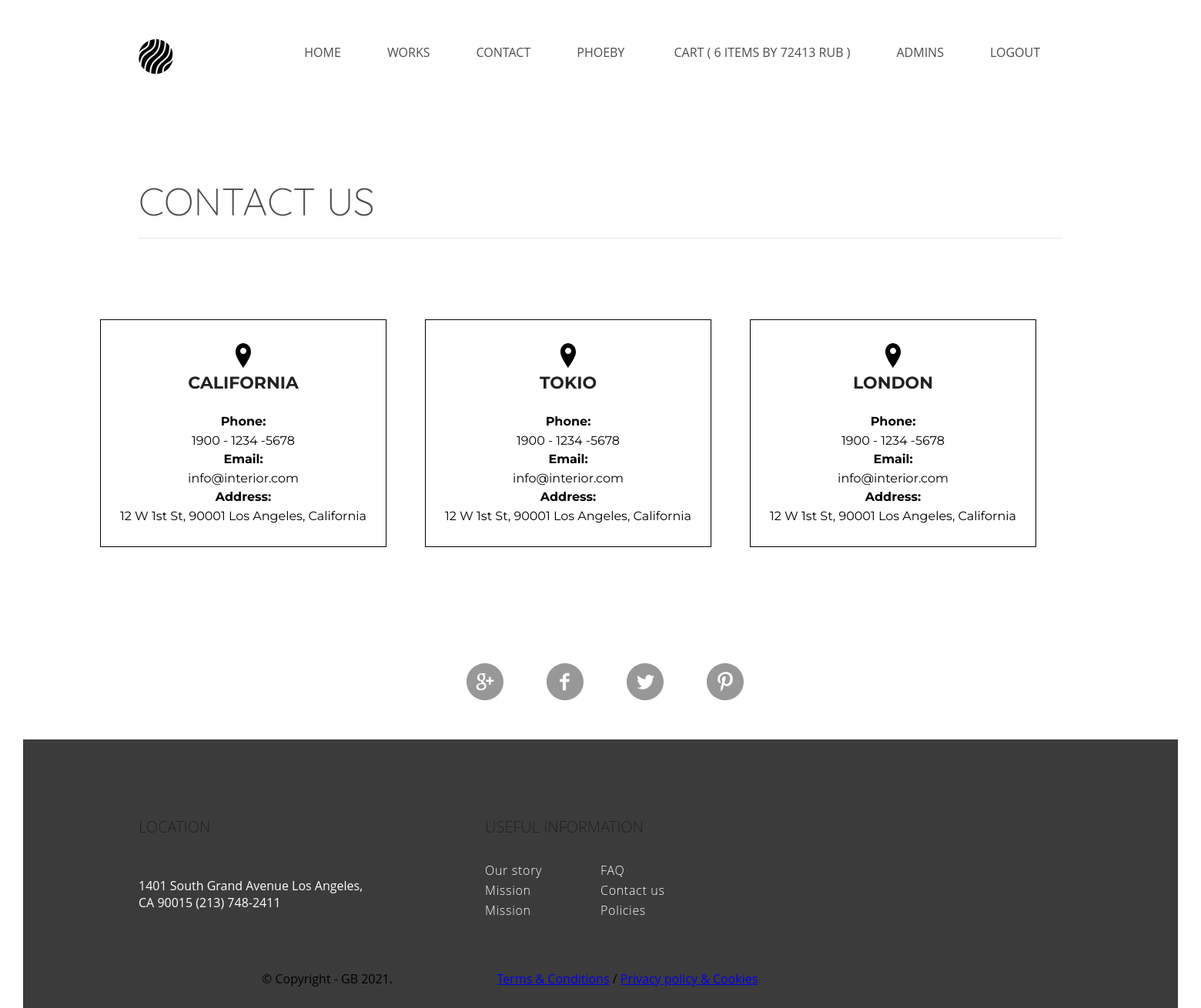
The app's page /contacts/ (signed in) with its own data.
### authapp/models.py (models this page shows)
class ShopUser(AbstractUser):
    avatar = models.ImageField(upload_to='users_avatars', blank=True)
    age = models.PositiveIntegerField(verbose_name='возраст', null=True)

### basketapp/models.py (models this page shows)
class Basket(models.Model):
    user = models.ForeignKey(ShopUser, on_delete=models.CASCADE, related_name='basket')
    product = models.ForeignKey(Product, on_delete=models.CASCADE)
    quantity = models.PositiveIntegerField(verbose_name='quantity', default=0)
    add_datetime = models.DateTimeField(verbose_name='Time', auto_now_add=True)
    @property
    def product_cost(self):
        return self.product.price * self.quantity
    @property
    def total_quantity(self):
        _items = self.user.basket.all()
        _totalquantity = sum(list(map(lambda x: x.quantity, _items)))
        return _totalquantity
    @property
    def total_cost(self):
        _items = Basket.objects.filter(user=self.user)
        _totalcost = sum(list(map(lambda x: x.product_cost, _items)))
        return _totalcost

### mainapp/models.py (models this page shows, shortened)
class Product(models.Model):
    category = models.ForeignKey(ProductCategory,
                                 on_delete=models.CASCADE,
                                 verbose_name='Категория продукта')
    name = models.CharField('Название модели', max_length=64)
    image = models.ImageField(upload_to='models_image', blank=True)
    short_desc = models.TextField('Краткое описание модели', blank=True)
    description = models.TextField('Описание модели', blank=True)
    price = models.DecimalField('Цена пошива модели', max_digits=8, decimal_places=2, default=0)
    quantity = models.PositiveIntegerField('количество на складе', default=0)

### mainapp/views.py (the view)
# urls.py: path('contacts/', mainapp.contacts, name='contacts'),
def contacts(request):
    context = {
        'page_title': 'Contacts',
        'basket': get_basket(request),
    }
    return render(request, 'mainapp/contacts.html', context)

### mainapp/views.py (called while the page is built)
def get_basket(request):
    return request.user.is_authenticated and request.user.basket.all() or []

### mainapp/templates/mainapp/contacts.html
{% extends 'mainapp/base.html' %}
{% load static %}
{% block container %}
        {% include 'mainapp/includes/inc__main_menu.html' %}
        <div class="address-h2-us">Contact US</div>
        <div class="shape"><img src=" {% static 'img/Shape.svg' %} "></div>
        <div class="content_contacts">
            <div class="address">
               <img src="{% static 'img/location.svg' %} ">
                <h2 class="address-h2">California</h2>
                <p class="address_p">Phone:</p>
                <p class="address_t">1900 - 1234 -5678</p>
                <p class="address_p">Email:</p>
                <p class="address_t">info@interior.com</p>
                <p class="address_p">Address:</p>
                <p class="address_t">12 W 1st St, 90001 Los Angeles, California</p>
            </div>
            <div class="address">
               <img src="{% static 'img/location.svg' %}">
                <h2 class="address-h2">Tokio</h2>
                <p class="address_p">Phone:</p>
                <p class="address_t">1900 - 1234 -5678</p>
                <p class="address_p">Email:</p>
                <p class="address_t">info@interior.com</p>
                <p class="address_p">Address:</p>
                <p class="address_t">12 W 1st St, 90001 Los Angeles, California</p>
            </div>
            <div class="address">
               <img src="{% static 'img/location.svg' %}">
                <h2 class="address-h2">London</h2>
                <p class="address_p">Phone:</p>
                <p class="address_t">1900 - 1234 -5678</p>
                <p class="address_p">Email:</p>
                <p class="address_t">info@interior.com</p>
                <p class="address_p">Address:</p>
                <p class="address_t">12 W 1st St, 90001 Los Angeles, California</p>
            </div>
        </div>
{% endblock %}

### mainapp/templates/mainapp/includes/inc__main_menu.html
<div class="header clearfix">
            <a href="{% url 'main:index' %}"> <img class="logo" src="/static/img/logo.svg"></a>
            <ul class="menu clearfix">
                <li class="menu-list">
                    <a href="{% url 'main:index' %}" class="menu-link">Home</a>
                </li>
                <li class="menu-list">
                    <a href="{% url 'main:products' %}" class="menu-link">Works</a>
                </li>
                <li class="menu-list">
                    <a href="{% url 'main:contacts' %}" class="menu-link">Contact</a>
                </li>
                {% if user.is_authenticated %}
                <li class="menu-list">
                        <a href="{% url 'auth:edit' %}" class="menu-link">   {{ user.first_name|default:'User' }}  </a>
                    <a href="{% url 'basket:index' %}" class="menu-link"> Cart {% if basket %} ( {{ basket.0.total_quantity }} items by {{ basket.0.total_cost|floatformat:0 }} RUB  ) {% endif %}  </a>
                 </li>
                {% endif %}
             {% if user.is_superuser %}
                <li class="menu-list">
                        <a href="{% url 'myadmin:index' %}" class="menu-link">   Admins  </a>
                </li>
                {% endif %}
                <li class="menu-list">
                    {% if user.is_authenticated %}
                        <a href="{% url 'auth:logout' %}" class="menu-link">logout</a>
                    {% else %}
                        <a href="{% url 'auth:login' %}" class="menu-link">login</a>
                    {% endif %}
                </li>
            </ul>
</div>

### static/css/style.css (style rules this page uses)
* { margin: 0; padding: 0; }
body { font-family: 'Open Sans', sans-serif; }
.clearfix:after { content: ""; display: table; clear: both; }
.header { height: 130px; }
.menu { padding-top: 57px; padding-right: 149px; float: right; text-align: right; }
.menu-list { list-style-type: none; float: left; }
.menu-link { text-decoration: none; color: #4d4d4d; font-size: 16px; font-weight: 400; text-transform: uppercase; padding: 15px 30px; }
.logo { padding-left: 150px; padding-top: 51px; float: left; }
h2 { color: #212121; font-size: 20px; font-weight: 300; line-height: 20px; text-transform: uppercase; margin-bottom: 20px; }
.content_contacts { width: 1500px; padding-left: 100px; padding-top: 100px; }
.address { float: left; width: 370px; border: 1px solid black; text-align: center; padding-top: 30px; padding-bottom: 30px; margin-right: 50px; margin-bottom: 100px; }
.address-h2 { font-family: Montserrat; font-size: 22px; font-weight: 700; line-height: 29.88px; text-transform: uppercase; }
.address_p { font-family: Montserrat; font-size: 16px; font-weight: 700; line-height: 29.88px; }
.address-h2-us { padding-left: 150px; padding-top: 100px; font-family: 'Quicksand', sans-serif; color: #4d4d4d; font-size: 50px; font-weight: 300; text-transform: uppercase; }
.address_t { font-family: Montserrat; font-size: 16px; font-weight: 400; }
.shape { padding-left: 150px; }

### records on screen
ShopUser: first_name "PHOEBY"
Basket: user+quantity "6", user+product+quantity "72413"
